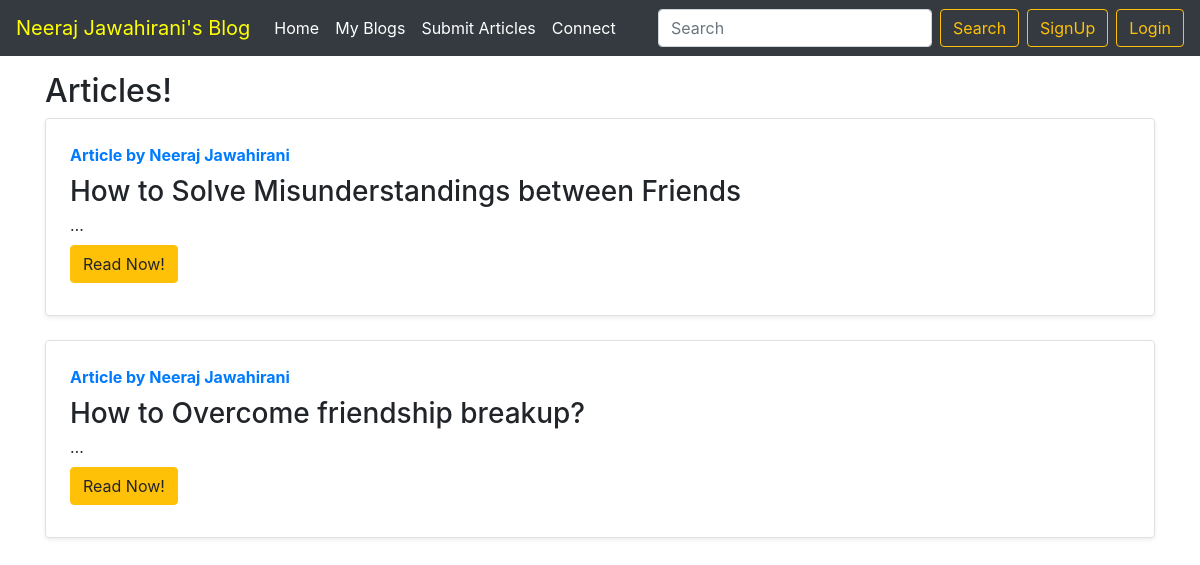
Screenshot of /blog/ with the database file from the repository.
### blog/models.py (models this page shows, shortened)
class Post(models.Model):
    sno = models.AutoField(primary_key=True)
    title = models.CharField(max_length=255)
    author = models.CharField(max_length=100)
    slug = models.CharField(max_length=100)
    content = models.TextField()
    timeStamp = models.DateTimeField(blank=True)

### blog/views.py (the view)
# urls.py: path('', views.blogHome, name='blogHome'),
def blogHome(request):
    allPosts = Post.objects.all()
    context={'allPosts': allPosts}
    return render(request, 'blog/blogHome.html', context)

### templates/blog/blogHome.html (shortened to what this page needs)
{% extends 'base.html'%}
{% block body %}
<div class="container mx-4, my-3">
    <h2>Articles!</h2>
    {% for post in allPosts %}
      <div class="row no-gutters border rounded overflow-hidden flex-md-row mb-4 shadow-sm h-md-250 position-relative">
        <div class="col p-4 d-flex flex-column position-static">
          <strong class="d-inline-block mb-2 text-primary">Article by {{post.author}}</strong>
          <h3 class="mb-0">{{post.title}}</h3>
          <p class="card-text mb-auto">{{post.content| truncatechars:0 | safe}}</p>
         <div class=my-2>
          <a href="/blog/{{post.slug}}" role="button "class="btn btn-warning">Read Now!</a>
         </div>
        </div>
      </div>
{% endfor %}
</div>
{% endblock body %}

### templates/base.html (shortened to what this page needs)
<!doctype html>
<html lang="en">
  <head>
    <link rel="stylesheet" href="https://stackpath.bootstrapcdn.com/bootstrap/4.5.2/css/bootstrap.min.css">
  </head>
  <body>
    <nav class="navbar navbar-expand-lg navbar-dark bg-dark">
  <a class="navbar-brand"  href="/" style="color:Yellow">Neeraj Jawahirani's Blog</a>
  <div class="collapse navbar-collapse" id="navbarSupportedContent">
    <ul class="navbar-nav mr-auto">
      <li class="nav-item active">
        <a class="nav-link" href="/">Home <span class="sr-only">(current)</span></a>
      </li>
      <li class="nav-item active">
        <a class="nav-link" href="/blog">My Blogs<span class="sr-only">(current)</span></a>
      </li>
      <li class="nav-item active">
        <a class="nav-link" href="/article">Submit Articles <span class="sr-only">(current)</span></a>
      </li>
      <li class="nav-item active">
        <a class="nav-link" href="/contact">Connect <span class="sr-only">(current)</span></a>
      </li>
    </ul>
    <form method="get" action="/search" class="form-inline my-2 my-lg-0 ml-auto">
      <input class="form-control mr-sm-2"  type="search" placeholder="Search" aria-label="Search" name="query" id="query">
      <button class="btn btn-outline-warning my-2 my-sm-0 ml-auto" type="submit">Search</button>
    </form>
    {% if user.is_authenticated %}
    <ul class="navbar-nav ml-auto">
    <li class="nav-item dropdown">
        <a class="nav-link dropdown-toggle" href="#" id="navbarDropdown" role="button" data-toggle="dropdown" aria-haspopup="true" aria-expanded="false">
              Welcome,{{request.user}}
        </a>
        <div class="dropdown-menu" aria-labelledby="navbarDropdown">
          <a class="dropdown-item" href="/logout">Logout</a>
        </div>
      </li>
    </ul>
      {% else %}
    <button type="button" class="btn btn-outline-warning my-2 mx-2 my-sm-0" data-toggle="modal" data-target="#signupModal">
  SignUp
</button>
<button type="button" class="btn btn-outline-warning my-1 mx-0 my-sm-0" data-toggle="modal" data-target="#LoginModal">
  Login
</button>
 {% endif %}
  </div>
</nav>
{% block body %}
{%endblock body %}
  </body>
</html>

### rows the page displays
Post: author "Neeraj Jawahirani", title "How to Solve Misunderstandings between Friends", content "…"
Post: author "Neeraj Jawahirani", title "How to Overcome friendship breakup?", content "…"
